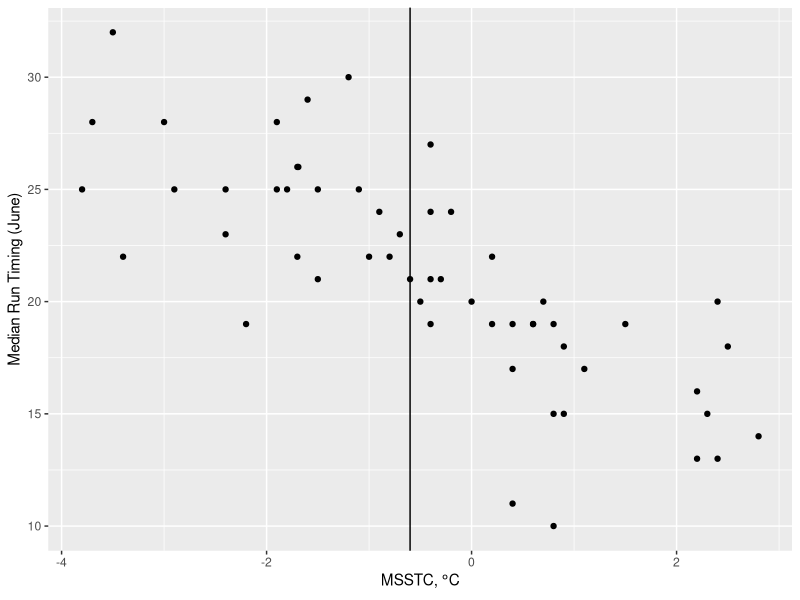
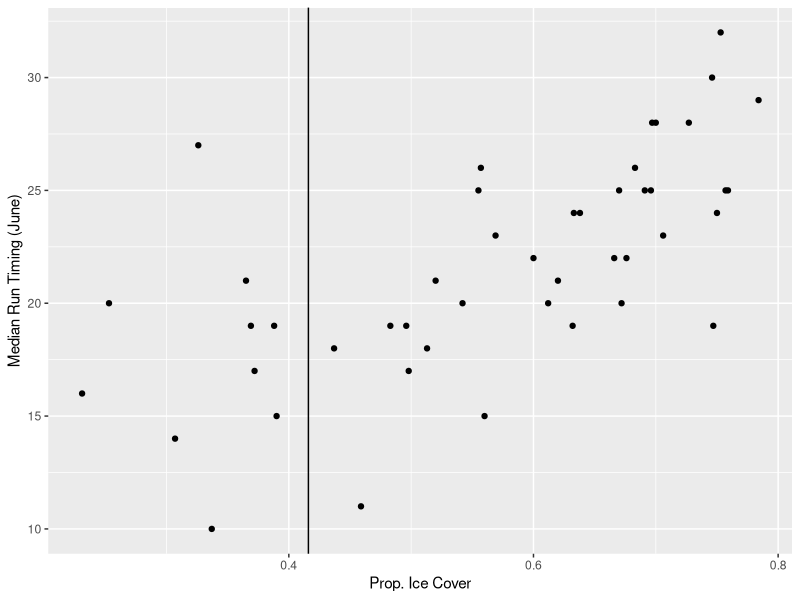

Here is the R script that generated these plots, in order: (Note: this script raises an error after producing the figures.)
#' may_forecast.R
#'
#' 15/25/50 %tiles of timing using

library(dplyr)
library(ggplot2)

# Data loading/cleanup
######################

yuk <- read.csv("data/yukon.csv",
                stringsAsFactors = FALSE)


# Plots
ggplot(yuk, aes(msstc, mdj)) +
  geom_point() +
  geom_vline(xintercept = yuk[which(yuk$year == 2016),"msstc"]) +
  labs(x = expression("MSSTC,"*~degree*"C"), y = "Median Run Timing (June)")

ggplot(yuk, aes(pice, mdj)) +
  geom_point() +
  geom_vline(xintercept = yuk[which(yuk$year == 2016),"pice"]) +
  labs(x = "Prop. Ice Cover", y = "Median Run Timing (June)")


# Models

# 15%
model_fifdj <- lm(fifdj ~ amatc + msstc + pice, data = subset(yuk, year < 2016))
summary(model_fifdj)
prediction_fifdj <- floor(predict(model_fifdj, newdata = yuk[yuk$year == 2016,]))
prediction_fifdj

# 25%
model_qdj <- lm(qdj ~ amatc + msstc + pice, data = subset(yuk, year < 2016))
summary(model_qdj)
prediction_qdj <- floor(predict(model_qdj, newdata = yuk[yuk$year == 2016,]))
prediction_qdj

# 50%
model_mdj <- lm(mdj ~ amatc + msstc + pice, data = subset(yuk, year < 2016))
summary(model_mdj)
prediction_mdj <- floor(predict(model_mdj, newdata = yuk[yuk$year == 2016,]))
prediction_mdj

predictions <- data.frame(percentile = c("fifdj", "qdj", "mdj"),
                          prediction = as.integer(c(prediction_fifdj,
                                         prediction_qdj,
                                         prediction_mdj)))
write.csv(predictions, file = "may_forecast/predictions.csv")
